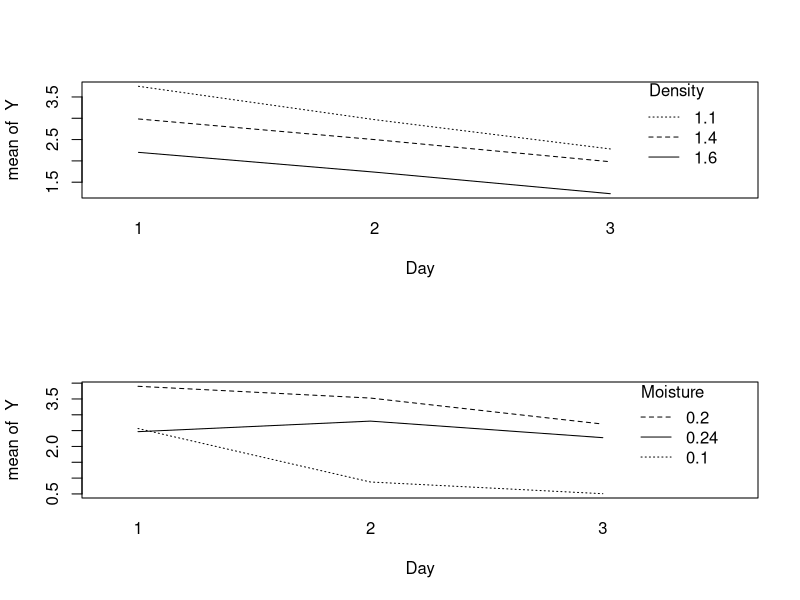

Generate this figure with R:
## ---- chunk 1
q1 <- read.csv('HW7_Q1.csv')
q1 <- transform(
  q1, Density = factor(Density), Moisture = factor(Moisture), Unit = factor(Unit)
)
str(q1)
## ---- chunk 2
mod_multi <- lm(cbind(day1, day2, day3) ~ Density * Moisture, data = q1)
mod <- car::Anova(mod_multi, idata = data.frame(day = factor(1:3)), idesign = ~day)
summary(mod, multivariate = F)$sphericity.tests
## ---- chunk 3
# wide to long format
q1_long <- q1 |>
  tidyr::pivot_longer(-c(Density, Moisture, Unit), names_to = 'Day', values_to = 'Y') |>
  dplyr::mutate(Day = factor(stringr::str_sub(Day, 4)))

par(mfrow = c(2, 1))
with(q1_long, interaction.plot(Day, Density, Y))
with(q1_long, interaction.plot(Day, Moisture, Y))
## ---- chunk 4
library(nlme)

# identity
mod_id <- gls(
  Y ~ Density * Moisture * Day, 
  data = q1_long, 
)

# compound symmetry
mod_cs <- gls(
  Y ~ Density * Moisture * Day, 
  corr = corCompSymm(, form = ~ 1 | Unit),  
  data = q1_long, 
)

# 1st order auto regressive
mod_ar1 <- gls(
  Y ~ Density * Moisture * Day, 
  corr = corAR1(, form = ~ 1 | Unit),  
  data = q1_long, 
)

# unstructured
mod_us <- gls(
  Y ~ Density * Moisture * Day, 
  corr = corSymm(, form = ~ 1 | Unit),  
  data = q1_long, 
)

# comparing models
anova(mod_id, mod_cs, mod_ar1, mod_us)
## ---- chunk 5
anova(mod_ar1)
## ---- chunk 6
q2 <- read.csv('HW7_Q2.csv')
q2 <- transform(q2, Cultivar = factor(Cultivar), Block = factor(Block))
str(q2)
## ---- chunk 7
# pivot to long with 4 measurements
q2_long <- q2 |>
  tidyr::pivot_longer(-c(Cultivar, Block), names_to = 'Date', values_to = 'Y')
  
# pivot to long with 2 measurements
# q2_long <- q2 %>% 
#   tidyr::pivot_longer(-c(Cultivar, Block), names_to = 'Date', values_to = 'Y') %>% 
#   dplyr::mutate(Year = factor(ifelse(Date %in% c('Apr.86', 'May.86'), 86, 87))) %>% 
#   dplyr::mutate(Month = stringr::str_sub(Date, end = 3)) %>% 
#   dplyr::select(-Date) %>% 
#   tidyr::pivot_wider(id_cols = c(Cultivar, Block, Year), names_from = 'Month', values_from = 'Y') %>% 
#   dplyr::arrange(Year, Cultivar, Block)
## ---- chunk 8

## ---- chunk 9
q3 <- read.csv("HW7_Q3.csv")
